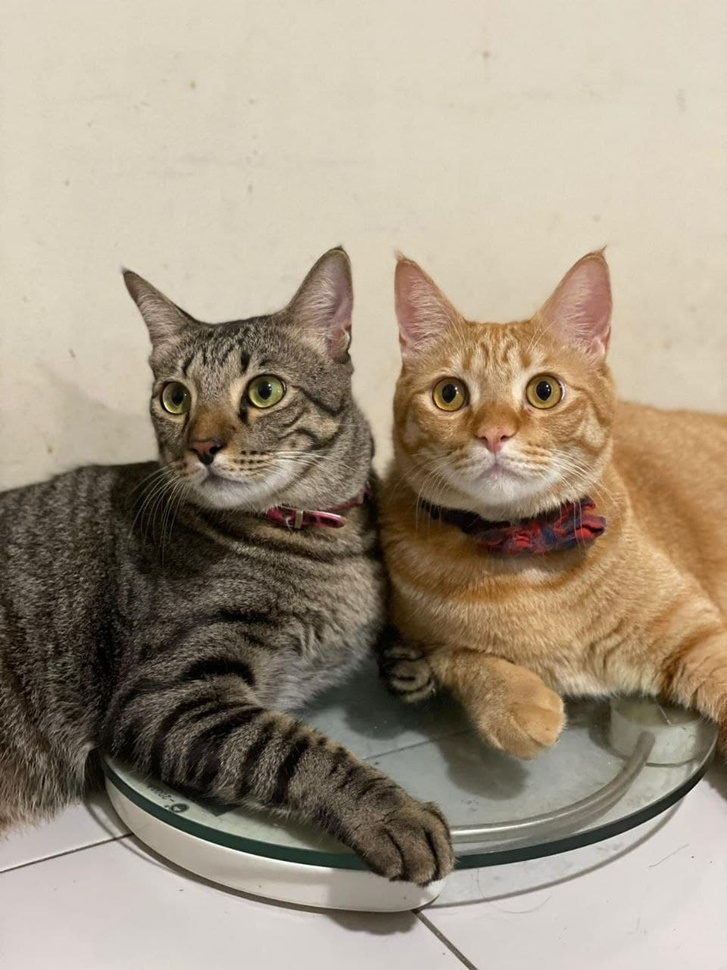
#> input picture Map_Merging/Sandbox_Practice/Images/cat1.jpg, 727 x 970 px, shrunk from 960 x 1280 before the run
$ python transformation.py
#> lines starting #> are read from the running program, lines starting #| are printed output that depends on the picture
import cv2 as cv
import numpy as np
def translate(img, x, y):
    transMat = np.float32([[1,0,x],[0,1,y]])
    dimensions = (img.shape[1], img.shape[0])
    return cv.warpAffine(img, transMat, dimensions)

img = cv.imread('Images/cat1.jpg')
#> img is the input picture: shape (970, 727, 3); mean B, G, R 130.7, 149.4, 162.2

# -x --> translate image to the left
# -y --> translate image up

translated = translate(img, 100, 100)
#> in translate, `return cv.warpAffine(img, transMat, dimensions)`:
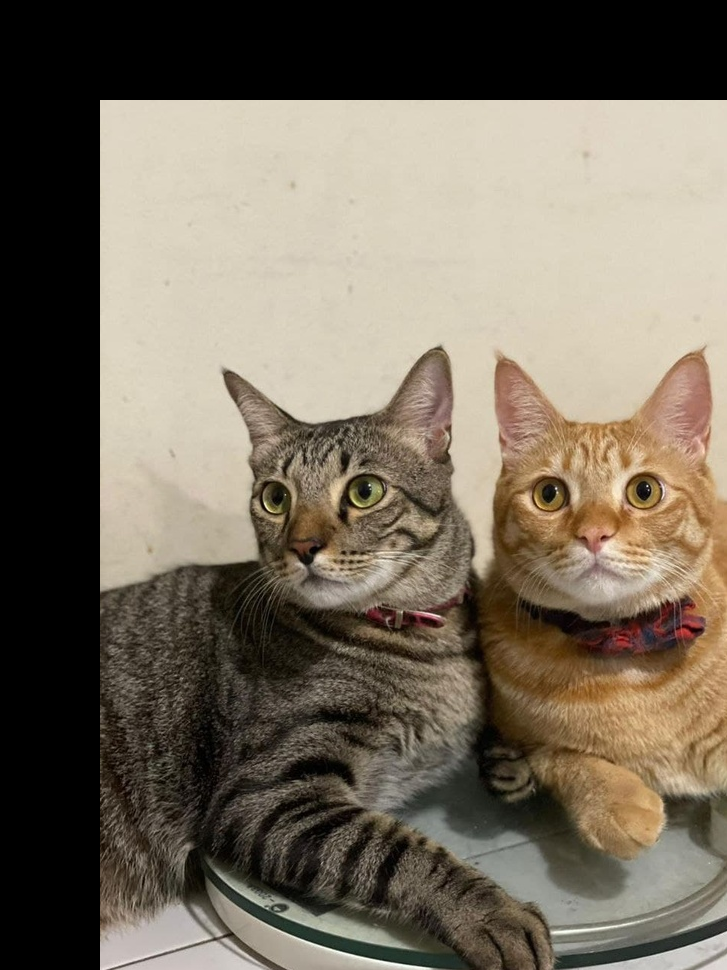
#> returned value: shape (970, 727, 3); mean of channels 0, 1, 2 92.9, 107.6, 117.3; drawn as B, G, R
cv.imshow('Translate', translated)

cv.waitKey(0)

$ run again, with Map_Merging/Sandbox_Practice/Images/cat2.jpg copied over Map_Merging/Sandbox_Practice/Images/cat1.jpg
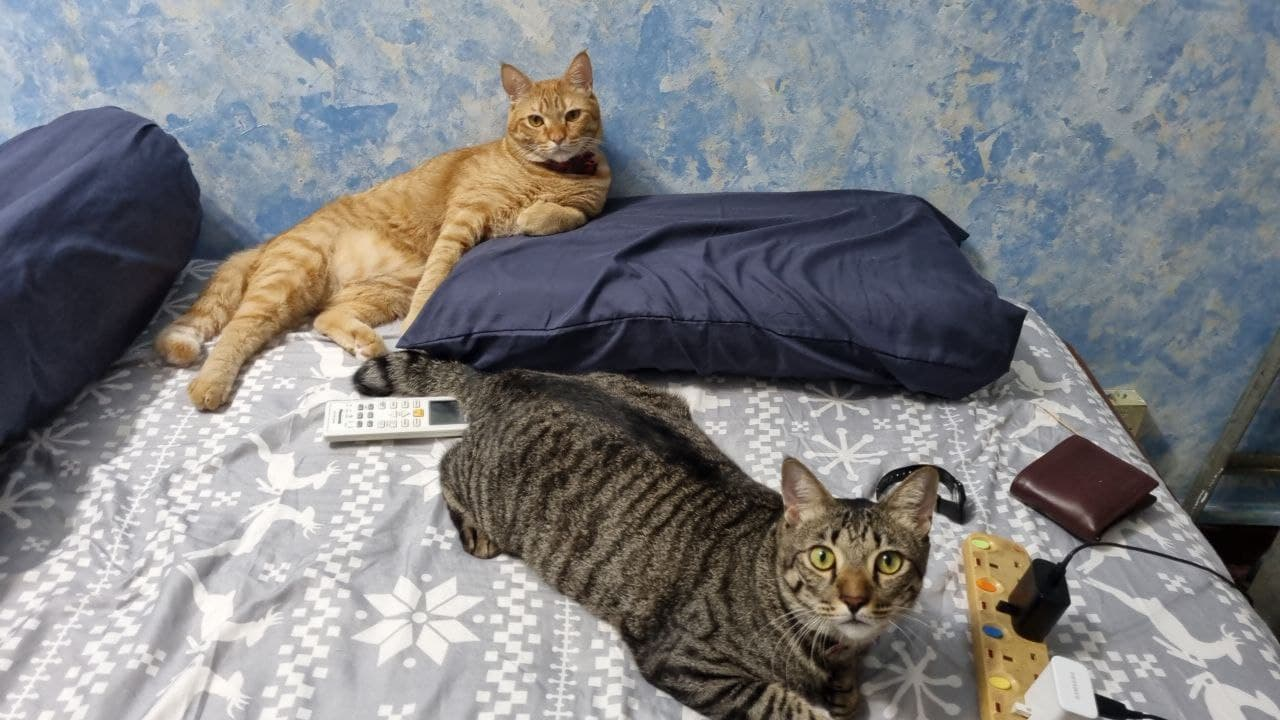
#> input picture Map_Merging/Sandbox_Practice/Images/cat2.jpg, 1280 x 720 px
#> img is the input picture: shape (720, 1280, 3); mean B, G, R 128.8, 126.9, 126.7
#> in translate, `return cv.warpAffine(img, transMat, dimensions)`:
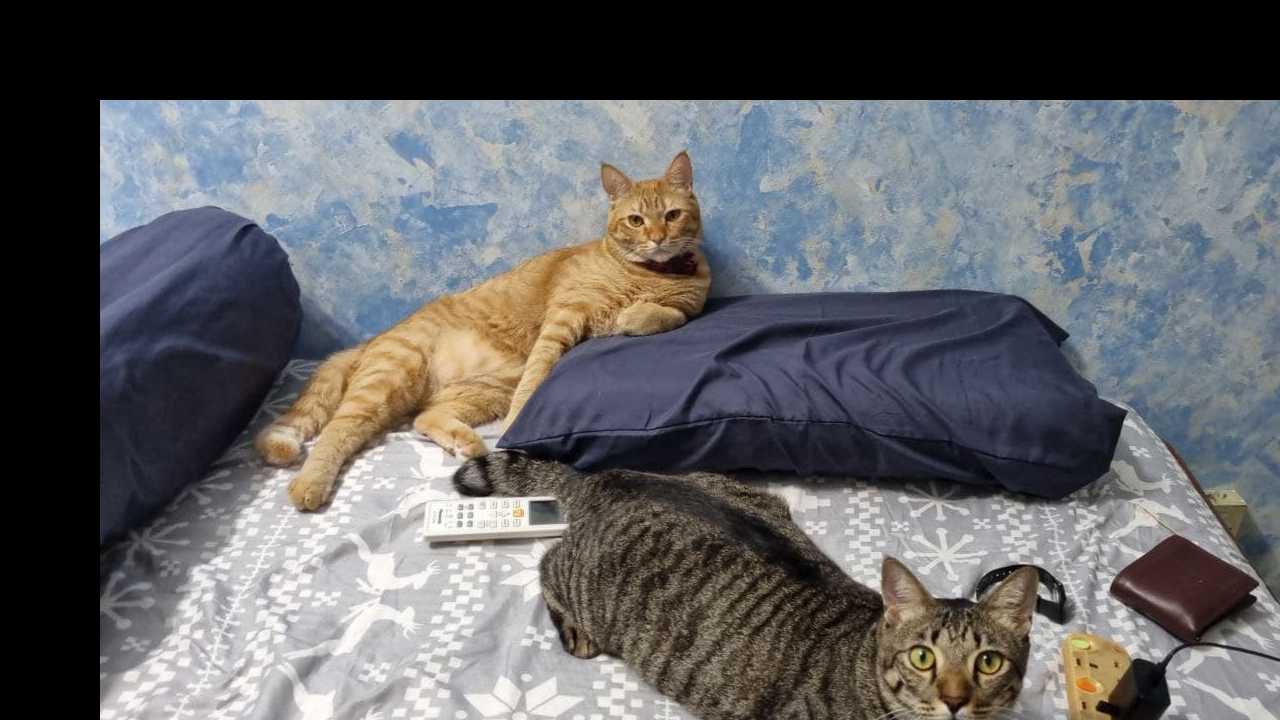
#> returned value: shape (720, 1280, 3); mean of channels 0, 1, 2 100.3, 98.4, 98.2; drawn as B, G, R

$ run again, with Map_Merging/Sandbox_Practice/Images/cat3.jpg copied over Map_Merging/Sandbox_Practice/Images/cat1.jpg
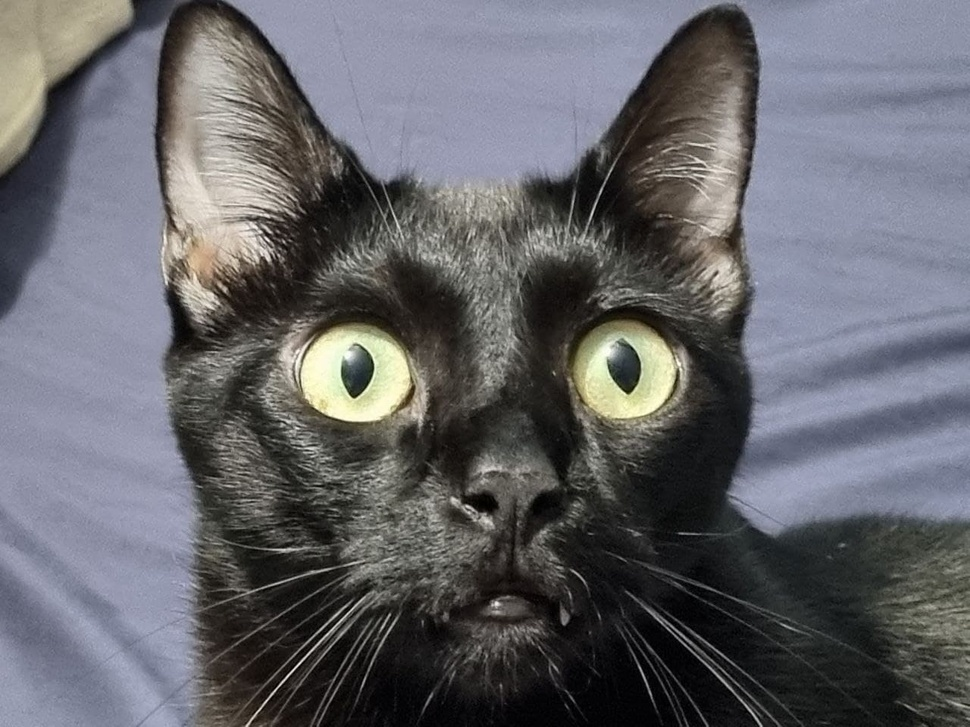
#> input picture Map_Merging/Sandbox_Practice/Images/cat3.jpg, 970 x 727 px, shrunk from 1280 x 960 before the run
#> img is the input picture: shape (727, 970, 3); mean B, G, R 106, 101.2, 100.9
#> in translate, `return cv.warpAffine(img, transMat, dimensions)`:
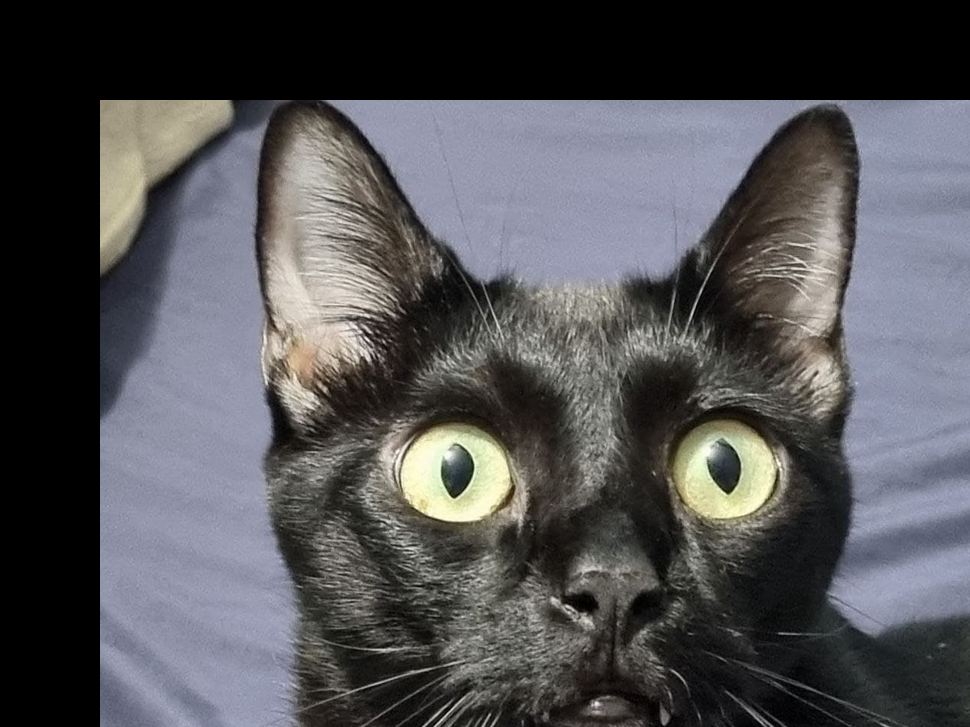
#> returned value: shape (727, 970, 3); mean of channels 0, 1, 2 85.2, 82.2, 82.4; drawn as B, G, R

$ run again, with Map_Merging/Sandbox_Practice/Images/level5_hokuyo_crop1.jpg copied over Map_Merging/Sandbox_Practice/Images/cat1.jpg
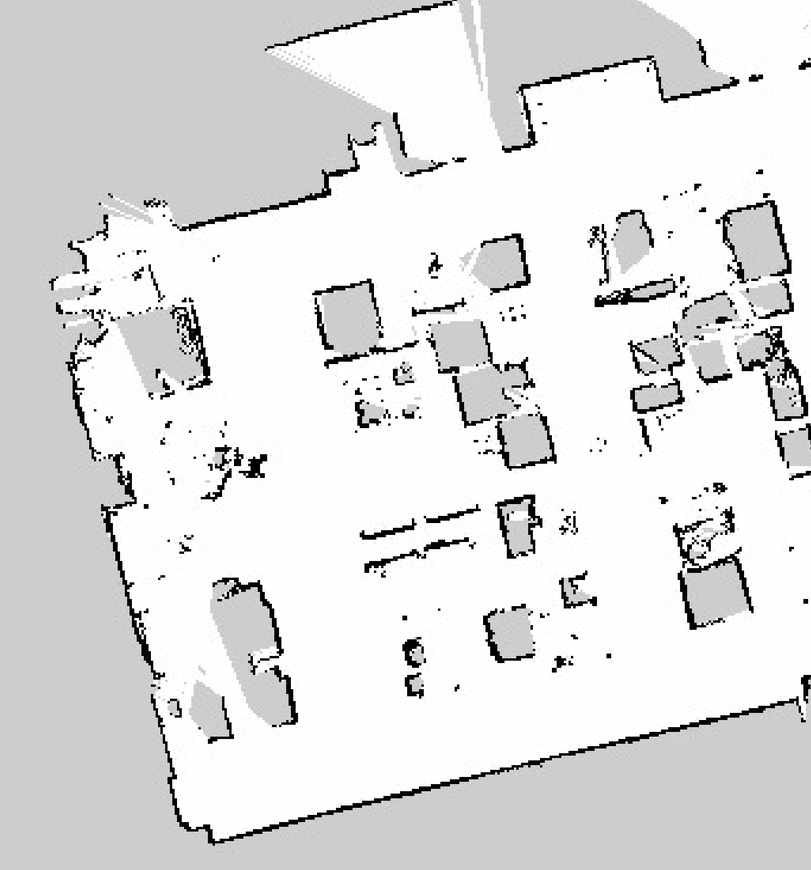
#> input picture Map_Merging/Sandbox_Practice/Images/level5_hokuyo_crop1.jpg, 811 x 870 px, shrunk from 1709 x 1833 before the run
#> img is the input picture: shape (870, 811, 3); min 0, max 255, mean 223.3
#> in translate, `return cv.warpAffine(img, transMat, dimensions)`:
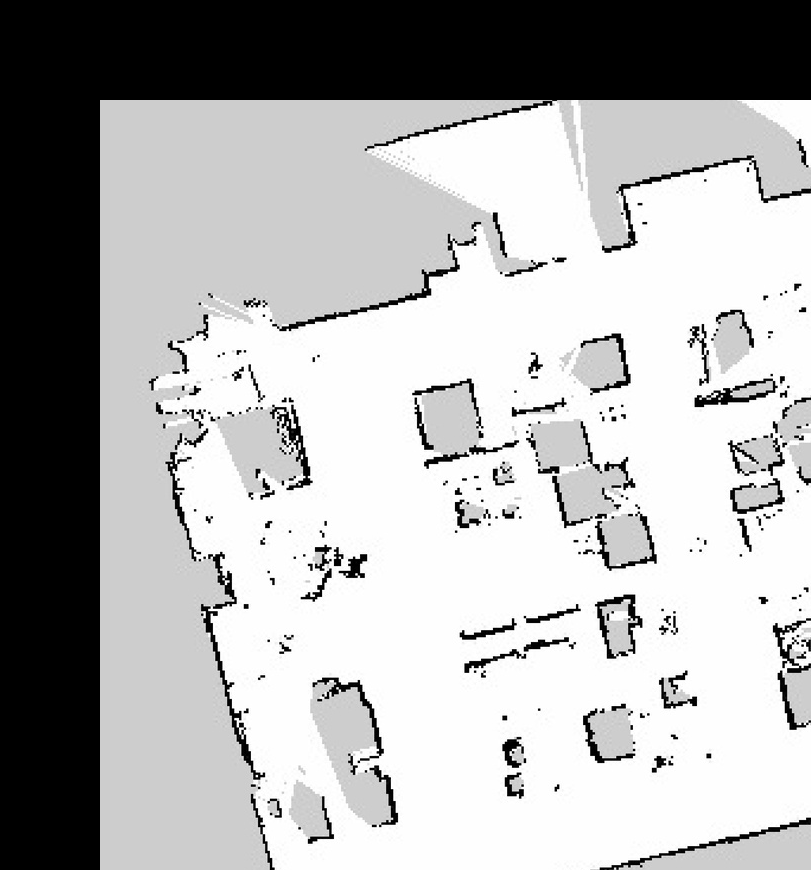
#> returned value: shape (870, 811, 3); min 0, max 255, mean 174.7
